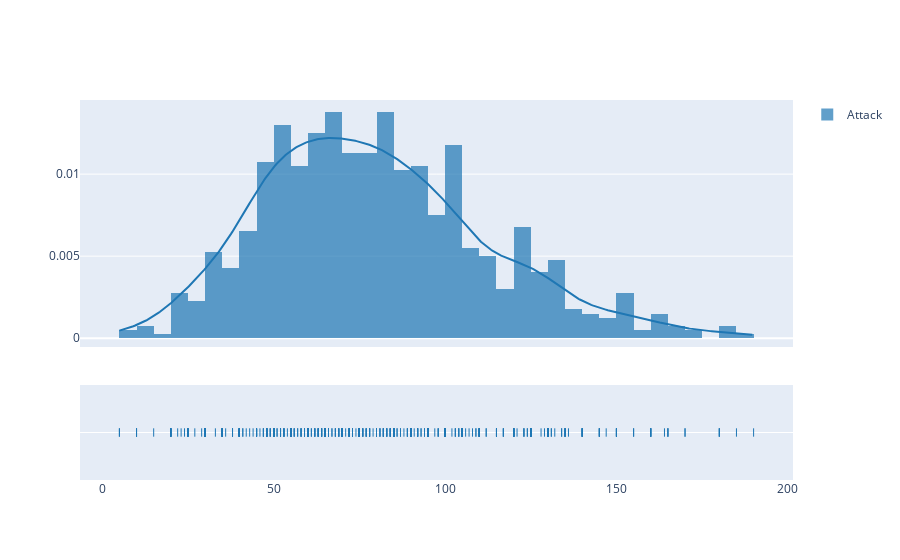

Write notebook code for a chart like this one.
### Markdown cell above
### 1.3.2. Distribución del *Attack*.

### Code cell
fig1 = ff.create_distplot([dataset.Attack],['Attack'],bin_size=5)
iplot(fig1, filename='Attack Distplot')

### Figure 1 — Plotly figure (JSON) as saved in the notebook; plotly's stock layout.template omitted (floating-point values rounded to 4 significant figures; data arrays with more than 128 entries replaced by an {"elided": "..."} marker saying what was removed)
{"data": [{"autobinx": false, "histnorm": "probability density", "legendgroup": "Attack", "marker": {"color": "rgb(31, 119, 180)"}, "name": "Attack", "opacity": 0.7, "type": "histogram", "x": {"elided": "800 int values"}, "xaxis": "x", "xbins": {"end": 190, "size": 5, "start": 5}, "yaxis": "y"}, {"legendgroup": "Attack", "marker": {"color": "rgb(31, 119, 180)"}, "mode": "lines", "name": "Attack", "showlegend": false, "type": "scatter", "x": {"elided": "500 float values"}, "xaxis": "x", "y": {"elided": "500 float values"}, "yaxis": "y"}, {"legendgroup": "Attack", "marker": {"color": "rgb(31, 119, 180)", "symbol": "line-ns-open"}, "mode": "markers", "name": "Attack", "showlegend": false, "type": "scatter", "x": {"elided": "800 int values"}, "xaxis": "x", "y": {"elided": "800 str values"}, "yaxis": "y2"}], "layout": {"barmode": "overlay", "hovermode": "closest", "legend": {"traceorder": "reversed"}, "xaxis": {"anchor": "y2", "domain": [0, 1], "zeroline": false}, "yaxis": {"anchor": "free", "domain": [0.35, 1], "position": 0}, "yaxis2": {"anchor": "x", "domain": [0, 0.25], "dtick": 1, "showticklabels": false}}}
